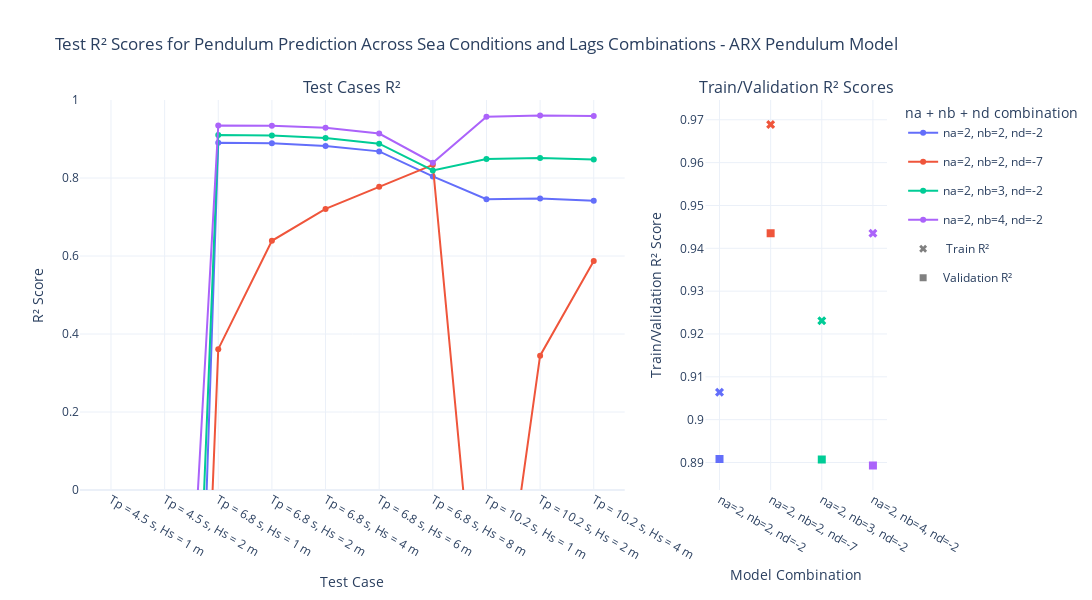

Notebook code cell kept with this figure:
### Code cell
# Group the pitch dataframes correctly
pendulum_dfs = {k: v for k, v in dfs.items() if k.startswith('metrics_df_test_pendulum')}

# Define your custom x-axis order
custom_order = [
    'T4p5s_Hs1m', 
    'T4p5s_Hs2m', 
    'Tp6p8s_Hs1m',
    'Tp6p8s_Hs2m',
    'Tp6p8s_Hs4m',
    'Tp6p8s_Hs6m',
    'Tp6p8s_Hs8m',
    'T10p2s_Hs1m',
    'Tp10p2_Hs2m',
    'T10p2s_Hs4m'
]
pretty_custom_order = [test_case_pretty_map.get(tc, tc) for tc in custom_order]

# Create color map to maintain consistent color for each `comment_value`
color_map = {}

# Create two subplots with independent y-axes
fig = make_subplots(
    rows=1, cols=2,
    column_widths=[0.75, 0.25],
    subplot_titles=("Test Cases R²", "Train/Validation R² Scores"),
    shared_yaxes=False  # Disable shared y-axes
)

for df_name, original_df in pendulum_dfs.items():
    df = original_df.copy()
    # Extract na, nb, nf from df_name
    match = re.search(r'na(\d+)_nb(\d+)_nf(\d+)', df_name)
    if match:
        na_val, nb_val, nf_val = match.groups()
        comment_value = f'na={na_val}, nb={nb_val}, nd=-{nf_val}'
    else:
        comment_value = df_name

    # Assign color to each unique comment_value if not already assigned
    if comment_value not in color_map:
        color_map[comment_value] = px.colors.qualitative.Plotly[len(color_map) % len(px.colors.qualitative.Plotly)]

    # Find the correct test case column
    if 'test case' in df.columns:
        test_case_col = 'test case'
    elif 'test_case' in df.columns:
        test_case_col = 'test_case'
    else:
        raise ValueError(f"No valid 'test_case' column found in {df_name}")
    
    # Sort based on custom order
    df[test_case_col] = pd.Categorical(df[test_case_col], categories=custom_order, ordered=True)
    df[test_case_col] = df[test_case_col].map(test_case_pretty_map).astype('category')
    df[test_case_col] = pd.Categorical(df[test_case_col], categories=pretty_custom_order, ordered=True)
    df = df.sort_values(test_case_col)

       # Plot the main line (pitch)
    if comment_value == 'na=2, nb=3, nd=-7':
        line_style = dict(color=color_map[comment_value], dash='6,10')  # Custom dashed line
    else:
        line_style = dict(color=color_map[comment_value])

    fig.add_trace(
        go.Scatter(
            x=df[test_case_col],
            y=df['r2_test_pendulum'],
            mode='lines+markers',
            name=comment_value,
            legendgroup=comment_value,
            line=line_style
        ),
        row=1, col=1
    )

    # Now plot the train/val points from df_summary_pitch
    summary_row = df_summary_pendulum[(df_summary_pendulum['na'] == int(na_val)) & 
                                      (df_summary_pendulum['nb'] == int(nb_val)) &
                                      (df_summary_pendulum['nd'] == -int(nf_val))]

    if not summary_row.empty:
        r2_train = summary_row['r2_train'].values[0]
        r2_val = summary_row['r2_val'].values[0]

        fig.add_trace(
            go.Scatter(
                x=[comment_value],
                y=[r2_train],
                mode='markers',
                marker=dict(symbol='x', size=8, color=color_map[comment_value]),  # Use the assigned color
                name=f'{comment_value} Train',
                legendgroup=comment_value,
                showlegend=False
            ),
            row=1, col=2
        )

        fig.add_trace(
            go.Scatter(
                x=[comment_value],
                y=[r2_val],
                mode='markers',
                marker=dict(symbol='square', size=8, color=color_map[comment_value]),  # Use the assigned color
                name=f'{comment_value} Val',
                legendgroup=comment_value,
                showlegend=False
            ),
            row=1, col=2
        )

# Add legend-only markers to clarify symbol meaning
fig.add_trace(
    go.Scatter(
        x=[None], y=[None],
        mode='markers',
        marker=dict(symbol='x', size=7, color='grey'),
        name=' Train R²',
        showlegend=True
    ),
    row=1, col=2
)

fig.add_trace(
    go.Scatter(
        x=[None], y=[None],
        mode='markers',
        marker=dict(symbol='square', size=7, color='grey'),
        name='Validation R²',
        showlegend=True
    ),
    row=1, col=2
)

# Final layout adjustments
fig.update_layout(
    title="Test R² Scores for Pendulum Prediction Across Sea Conditions and Lags Combinations - ARX Pendulum Model",
    xaxis_title="Test Case",
    xaxis2_title="Model Combination",
    yaxis_title="R² Score",
    template="plotly_white",
    height=600,
    width=1200,
    legend_title="na + nb + nd combination",
    xaxis=dict(
        categoryorder='array',
        categoryarray=pretty_custom_order
    ),
    # Adjust the zoom to fit the second plot
    yaxis2=dict(
        title="Train/Validation R² Score",
        
        showgrid=True,
   
       
    )
    ,
      yaxis1=dict(
      
        
        showgrid=True,
   
        range=[0, 1]  # You can adjust the range based on the data
      
    )
)

fig.show()

### Figure 1 — Plotly figure (JSON) as saved in the notebook; plotly's stock layout.template omitted (floating-point values rounded to 4 significant figures)
{"data": [{"legendgroup": "na=2, nb=2, nd=-2", "line": {"color": "#636EFA"}, "mode": "lines+markers", "name": "na=2, nb=2, nd=-2", "type": "scatter", "x": ["Tp = 4.5 s, Hs = 1 m", "Tp = 4.5 s, Hs = 2 m", "Tp = 6.8 s, Hs = 1 m", "Tp = 6.8 s, Hs = 2 m", "Tp = 6.8 s, Hs = 4 m", "Tp = 6.8 s, Hs = 6 m", "Tp = 6.8 s, Hs = 8 m", "Tp = 10.2 s, Hs = 1 m", "Tp = 10.2 s, Hs = 2 m", "Tp = 10.2 s, Hs = 4 m"], "xaxis": "x", "y": [-3.197, -3.23, 0.8902, 0.8891, 0.8821, 0.8683, 0.8041, 0.7457, 0.7475, 0.7415], "yaxis": "y"}, {"legendgroup": "na=2, nb=2, nd=-2", "marker": {"color": "#636EFA", "size": 8, "symbol": "x"}, "mode": "markers", "name": "na=2, nb=2, nd=-2 Train", "showlegend": false, "type": "scatter", "x": ["na=2, nb=2, nd=-2"], "xaxis": "x2", "y": [0.9064], "yaxis": "y2"}, {"legendgroup": "na=2, nb=2, nd=-2", "marker": {"color": "#636EFA", "size": 8, "symbol": "square"}, "mode": "markers", "name": "na=2, nb=2, nd=-2 Val", "showlegend": false, "type": "scatter", "x": ["na=2, nb=2, nd=-2"], "xaxis": "x2", "y": [0.8908], "yaxis": "y2"}, {"legendgroup": "na=2, nb=2, nd=-7", "line": {"color": "#EF553B"}, "mode": "lines+markers", "name": "na=2, nb=2, nd=-7", "type": "scatter", "x": ["Tp = 4.5 s, Hs = 1 m", "Tp = 4.5 s, Hs = 2 m", "Tp = 6.8 s, Hs = 1 m", "Tp = 6.8 s, Hs = 2 m", "Tp = 6.8 s, Hs = 4 m", "Tp = 6.8 s, Hs = 6 m", "Tp = 6.8 s, Hs = 8 m", "Tp = 10.2 s, Hs = 1 m", "Tp = 10.2 s, Hs = 2 m", "Tp = 10.2 s, Hs = 4 m"], "xaxis": "x", "y": [-7.796, -3.064, 0.3611, 0.6391, 0.7208, 0.7773, 0.8338, -0.638, 0.3444, 0.5871], "yaxis": "y"}, {"legendgroup": "na=2, nb=2, nd=-7", "marker": {"color": "#EF553B", "size": 8, "symbol": "x"}, "mode": "markers", "name": "na=2, nb=2, nd=-7 Train", "showlegend": false, "type": "scatter", "x": ["na=2, nb=2, nd=-7"], "xaxis": "x2", "y": [0.9689], "yaxis": "y2"}, {"legendgroup": "na=2, nb=2, nd=-7", "marker": {"color": "#EF553B", "size": 8, "symbol": "square"}, "mode": "markers", "name": "na=2, nb=2, nd=-7 Val", "showlegend": false, "type": "scatter", "x": ["na=2, nb=2, nd=-7"], "xaxis": "x2", "y": [0.9435], "yaxis": "y2"}, {"legendgroup": "na=2, nb=3, nd=-2", "line": {"color": "#00CC96"}, "mode": "lines+markers", "name": "na=2, nb=3, nd=-2", "type": "scatter", "x": ["Tp = 4.5 s, Hs = 1 m", "Tp = 4.5 s, Hs = 2 m", "Tp = 6.8 s, Hs = 1 m", "Tp = 6.8 s, Hs = 2 m", "Tp = 6.8 s, Hs = 4 m", "Tp = 6.8 s, Hs = 6 m", "Tp = 6.8 s, Hs = 8 m", "Tp = 10.2 s, Hs = 1 m", "Tp = 10.2 s, Hs = 2 m", "Tp = 10.2 s, Hs = 4 m"], "xaxis": "x", "y": [-2.512, -2.541, 0.91, 0.9091, 0.9026, 0.8879, 0.8195, 0.8486, 0.8512, 0.8472], "yaxis": "y"}, {"legendgroup": "na=2, nb=3, nd=-2", "marker": {"color": "#00CC96", "size": 8, "symbol": "x"}, "mode": "markers", "name": "na=2, nb=3, nd=-2 Train", "showlegend": false, "type": "scatter", "x": ["na=2, nb=3, nd=-2"], "xaxis": "x2", "y": [0.9231], "yaxis": "y2"}, {"legendgroup": "na=2, nb=3, nd=-2", "marker": {"color": "#00CC96", "size": 8, "symbol": "square"}, "mode": "markers", "name": "na=2, nb=3, nd=-2 Val", "showlegend": false, "type": "scatter", "x": ["na=2, nb=3, nd=-2"], "xaxis": "x2", "y": [0.8907], "yaxis": "y2"}, {"legendgroup": "na=2, nb=4, nd=-2", "line": {"color": "#AB63FA"}, "mode": "lines+markers", "name": "na=2, nb=4, nd=-2", "type": "scatter", "x": ["Tp = 4.5 s, Hs = 1 m", "Tp = 4.5 s, Hs = 2 m", "Tp = 6.8 s, Hs = 1 m", "Tp = 6.8 s, Hs = 2 m", "Tp = 6.8 s, Hs = 4 m", "Tp = 6.8 s, Hs = 6 m", "Tp = 6.8 s, Hs = 8 m", "Tp = 10.2 s, Hs = 1 m", "Tp = 10.2 s, Hs = 2 m", "Tp = 10.2 s, Hs = 4 m"], "xaxis": "x", "y": [-1.511, -1.531, 0.9346, 0.9341, 0.9288, 0.9139, 0.8391, 0.9568, 0.9602, 0.959], "yaxis": "y"}, {"legendgroup": "na=2, nb=4, nd=-2", "marker": {"color": "#AB63FA", "size": 8, "symbol": "x"}, "mode": "markers", "name": "na=2, nb=4, nd=-2 Train", "showlegend": false, "type": "scatter", "x": ["na=2, nb=4, nd=-2"], "xaxis": "x2", "y": [0.9435], "yaxis": "y2"}, {"legendgroup": "na=2, nb=4, nd=-2", "marker": {"color": "#AB63FA", "size": 8, "symbol": "square"}, "mode": "markers", "name": "na=2, nb=4, nd=-2 Val", "showlegend": false, "type": "scatter", "x": ["na=2, nb=4, nd=-2"], "xaxis": "x2", "y": [0.8893], "yaxis": "y2"}, {"marker": {"color": "grey", "size": 7, "symbol": "x"}, "mode": "markers", "name": " Train R²", "showlegend": true, "type": "scatter", "x": [null], "xaxis": "x2", "y": [null], "yaxis": "y2"}, {"marker": {"color": "grey", "size": 7, "symbol": "square"}, "mode": "markers", "name": "Validation R²", "showlegend": true, "type": "scatter", "x": [null], "xaxis": "x2", "y": [null], "yaxis": "y2"}], "layout": {"annotations": [{"font": {"size": 16}, "showarrow": false, "text": "Test Cases R²", "x": 0.3375, "xanchor": "center", "xref": "paper", "y": 1, "yanchor": "bottom", "yref": "paper"}, {"font": {"size": 16}, "showarrow": false, "text": "Train/Validation R² Scores", "x": 0.8875, "xanchor": "center", "xref": "paper", "y": 1, "yanchor": "bottom", "yref": "paper"}], "height": 600, "legend": {"title": {"text": "na + nb + nd combination"}}, "title": {"text": "Test R² Scores for Pendulum Prediction Across Sea Conditions and Lags Combinations - ARX Pendulum Model"}, "width": 1200, "xaxis": {"anchor": "y", "categoryarray": ["Tp = 4.5 s, Hs = 1 m", "Tp = 4.5 s, Hs = 2 m", "Tp = 6.8 s, Hs = 1 m", "Tp = 6.8 s, Hs = 2 m", "Tp = 6.8 s, Hs = 4 m", "Tp = 6.8 s, Hs = 6 m", "Tp = 6.8 s, Hs = 8 m", "Tp = 10.2 s, Hs = 1 m", "Tp = 10.2 s, Hs = 2 m", "Tp = 10.2 s, Hs = 4 m"], "categoryorder": "array", "domain": [0, 0.675], "title": {"text": "Test Case"}}, "xaxis2": {"anchor": "y2", "domain": [0.775, 1], "title": {"text": "Model Combination"}}, "yaxis": {"anchor": "x", "domain": [0, 1], "range": [0, 1], "showgrid": true, "title": {"text": "R² Score"}}, "yaxis2": {"anchor": "x2", "domain": [0, 1], "showgrid": true, "title": {"text": "Train/Validation R² Score"}}}}
